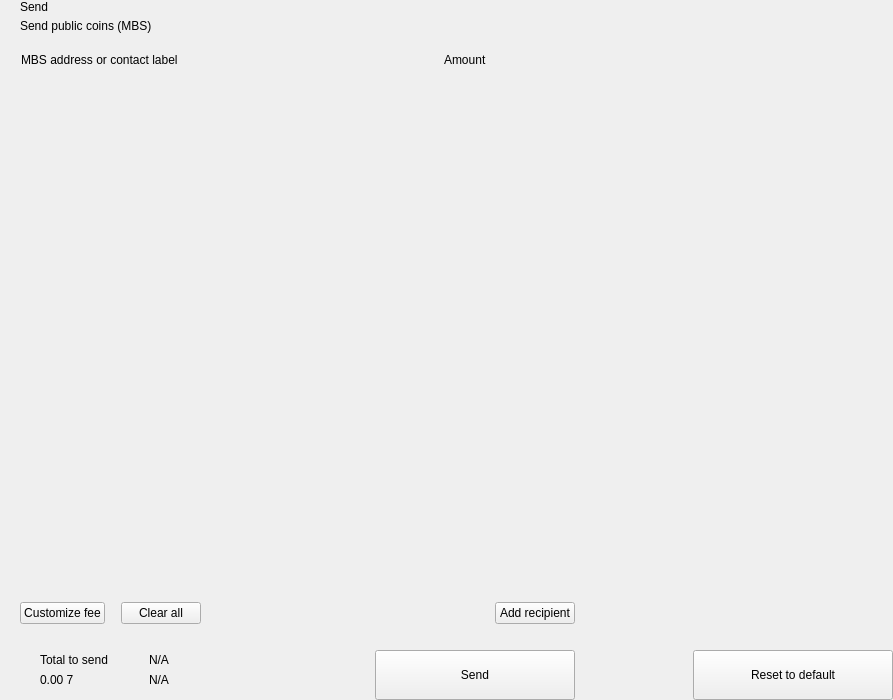
<?xml version="1.0" encoding="UTF-8"?>
<ui version="4.0">
 <class>send</class>
 <widget class="QWidget" name="send">
  <property name="geometry">
   <rect>
    <x>0</x>
    <y>0</y>
    <width>893</width>
    <height>700</height>
   </rect>
  </property>
  <property name="windowTitle">
   <string>Form</string>
  </property>
  <layout class="QHBoxLayout" name="horizontalLayout_2" stretch="2,1">
   <property name="spacing">
    <number>0</number>
   </property>
   <property name="leftMargin">
    <number>0</number>
   </property>
   <property name="topMargin">
    <number>0</number>
   </property>
   <property name="rightMargin">
    <number>0</number>
   </property>
   <property name="bottomMargin">
    <number>0</number>
   </property>
   <item>
    <widget class="QWidget" name="left" native="true">
     <layout class="QVBoxLayout" name="verticalLayout_3">
      <property name="spacing">
       <number>0</number>
      </property>
      <property name="leftMargin">
       <number>0</number>
      </property>
      <property name="topMargin">
       <number>0</number>
      </property>
      <property name="rightMargin">
       <number>0</number>
      </property>
      <property name="bottomMargin">
       <number>0</number>
      </property>
      <item>
       <layout class="QVBoxLayout" name="verticalLayout_22" stretch="0,0,0,1,0,0,0,0">
        <property name="spacing">
         <number>0</number>
        </property>
        <item>
         <layout class="QHBoxLayout" name="horizontalLayout_3">
          <property name="spacing">
           <number>0</number>
          </property>
          <property name="leftMargin">
           <number>20</number>
          </property>
          <property name="rightMargin">
           <number>20</number>
          </property>
          <item>
           <layout class="QVBoxLayout" name="verticalLayout">
            <property name="spacing">
             <number>5</number>
            </property>
            <item>
             <widget class="QLabel" name="labelTitle">
              <property name="text">
               <string>Send</string>
              </property>
              <property name="alignment">
               <set>Qt::AlignLeading|Qt::AlignLeft|Qt::AlignVCenter</set>
              </property>
             </widget>
            </item>
            <item>
             <widget class="QLabel" name="labelSubtitle1">
              <property name="text">
               <string>Send public coins (MBS)</string>
              </property>
             </widget>
            </item>
           </layout>
          </item>
          <item>
           <spacer name="horizontalSpacer">
            <property name="orientation">
             <enum>Qt::Horizontal</enum>
            </property>
            <property name="sizeHint" stdset="0">
             <size>
              <width>40</width>
              <height>20</height>
             </size>
            </property>
           </spacer>
          </item>
         </layout>
        </item>
        <item>
         <spacer name="verticalSpacer_2">
          <property name="orientation">
           <enum>Qt::Vertical</enum>
          </property>
          <property name="sizeType">
           <enum>QSizePolicy::Fixed</enum>
          </property>
          <property name="sizeHint" stdset="0">
           <size>
            <width>20</width>
            <height>20</height>
           </size>
          </property>
         </spacer>
        </item>
        <item>
         <layout class="QHBoxLayout" name="horizontalLayout" stretch="6,0,2">
          <property name="spacing">
           <number>0</number>
          </property>
          <property name="leftMargin">
           <number>10</number>
          </property>
          <property name="topMargin">
           <number>0</number>
          </property>
          <property name="rightMargin">
           <number>20</number>
          </property>
          <property name="bottomMargin">
           <number>0</number>
          </property>
          <item>
           <widget class="QLabel" name="labelSubtitleAddress">
            <property name="styleSheet">
             <string notr="true">margin-left:8px;</string>
            </property>
            <property name="text">
             <string>MBS address or contact label</string>
            </property>
           </widget>
          </item>
          <item>
           <spacer name="horizontalSpacer_3">
            <property name="orientation">
             <enum>Qt::Horizontal</enum>
            </property>
            <property name="sizeType">
             <enum>QSizePolicy::Fixed</enum>
            </property>
            <property name="sizeHint" stdset="0">
             <size>
              <width>40</width>
              <height>1</height>
             </size>
            </property>
           </spacer>
          </item>
          <item>
           <widget class="QLabel" name="labelSubtitleAmount">
            <property name="text">
             <string>Amount</string>
            </property>
           </widget>
          </item>
         </layout>
        </item>
        <item>
         <widget class="QScrollArea" name="scrollArea">
          <property name="minimumSize">
           <size>
            <width>0</width>
            <height>350</height>
           </size>
          </property>
          <property name="styleSheet">
           <string notr="true">#scrollArea {
            background:transparent;
            margin-top:10px;
}</string>
          </property>
          <property name="horizontalScrollBarPolicy">
           <enum>Qt::ScrollBarAlwaysOff</enum>
          </property>
          <property name="sizeAdjustPolicy">
           <enum>QAbstractScrollArea::AdjustIgnored</enum>
          </property>
          <property name="widgetResizable">
           <bool>true</bool>
          </property>
          <property name="alignment">
           <set>Qt::AlignLeading|Qt::AlignLeft|Qt::AlignTop</set>
          </property>
          <widget class="QWidget" name="scrollAreaWidgetContents">
           <property name="geometry">
            <rect>
             <x>0</x>
             <y>0</y>
             <width>591</width>
             <height>16</height>
            </rect>
           </property>
           <property name="sizePolicy">
            <sizepolicy hsizetype="Preferred" vsizetype="Maximum">
             <horstretch>0</horstretch>
             <verstretch>0</verstretch>
            </sizepolicy>
           </property>
           <property name="autoFillBackground">
            <bool>false</bool>
           </property>
           <property name="styleSheet">
            <string notr="true">#scrollAreaWidgetContents {
             background:transparent;
             }</string>
           </property>
           <layout class="QVBoxLayout" name="verticalLayout_7">
            <property name="spacing">
             <number>0</number>
            </property>
            <property name="sizeConstraint">
             <enum>QLayout::SetDefaultConstraint</enum>
            </property>
            <property name="leftMargin">
             <number>0</number>
            </property>
            <property name="topMargin">
             <number>0</number>
            </property>
            <property name="rightMargin">
             <number>0</number>
            </property>
            <property name="bottomMargin">
             <number>0</number>
            </property>
           </layout>
          </widget>
         </widget>
        </item>
        <item>
         <spacer name="verticalSpacer_4">
          <property name="orientation">
           <enum>Qt::Vertical</enum>
          </property>
          <property name="sizeType">
           <enum>QSizePolicy::Fixed</enum>
          </property>
          <property name="sizeHint" stdset="0">
           <size>
            <width>20</width>
            <height>20</height>
           </size>
          </property>
         </spacer>
        </item>
        <item>
         <layout class="QHBoxLayout" name="horizontalLayout_20">
          <property name="spacing">
           <number>6</number>
          </property>
          <property name="leftMargin">
           <number>20</number>
          </property>
          <property name="rightMargin">
           <number>20</number>
          </property>
          <item>
           <widget class="QPushButton" name="pushButtonFee">
            <property name="focusPolicy">
             <enum>Qt::NoFocus</enum>
            </property>
            <property name="text">
             <string>Customize fee</string>
            </property>
           </widget>
          </item>
          <item>
           <spacer name="horizontalSpacer_11">
            <property name="orientation">
             <enum>Qt::Horizontal</enum>
            </property>
            <property name="sizeType">
             <enum>QSizePolicy::Minimum</enum>
            </property>
            <property name="sizeHint" stdset="0">
             <size>
              <width>10</width>
              <height>20</height>
             </size>
            </property>
           </spacer>
          </item>
          <item>
           <widget class="QPushButton" name="pushButtonClear">
            <property name="focusPolicy">
             <enum>Qt::NoFocus</enum>
            </property>
            <property name="layoutDirection">
             <enum>Qt::RightToLeft</enum>
            </property>
            <property name="text">
             <string>Clear all</string>
            </property>
           </widget>
          </item>
          <item>
           <spacer name="horizontalSpacer_2">
            <property name="orientation">
             <enum>Qt::Horizontal</enum>
            </property>
            <property name="sizeHint" stdset="0">
             <size>
              <width>40</width>
              <height>20</height>
             </size>
            </property>
           </spacer>
          </item>
          <item>
           <widget class="QPushButton" name="pushButtonAddRecipient">
            <property name="focusPolicy">
             <enum>Qt::NoFocus</enum>
            </property>
            <property name="text">
             <string>Add recipient</string>
            </property>
           </widget>
          </item>
         </layout>
        </item>
        <item>
         <spacer name="verticalSpacer">
          <property name="orientation">
           <enum>Qt::Vertical</enum>
          </property>
          <property name="sizeType">
           <enum>QSizePolicy::Fixed</enum>
          </property>
          <property name="sizeHint" stdset="0">
           <size>
            <width>20</width>
            <height>16</height>
           </size>
          </property>
         </spacer>
        </item>
        <item>
         <layout class="QHBoxLayout" name="horizontalLayout_7">
          <property name="rightMargin">
           <number>20</number>
          </property>
          <item>
           <layout class="QHBoxLayout" name="horizontalLayout_10">
            <property name="spacing">
             <number>0</number>
            </property>
            <property name="leftMargin">
             <number>8</number>
            </property>
            <item>
             <widget class="QStackedWidget" name="stackedWidget">
              <property name="minimumSize">
               <size>
                <width>0</width>
                <height>60</height>
               </size>
              </property>
              <property name="maximumSize">
               <size>
                <width>16777215</width>
                <height>60</height>
               </size>
              </property>
              <widget class="QWidget" name="page1">
               <layout class="QVBoxLayout" name="verticalLayout_71" stretch="0">
                <property name="spacing">
                 <number>6</number>
                </property>
                <property name="leftMargin">
                 <number>12</number>
                </property>
                <property name="topMargin">
                 <number>0</number>
                </property>
                <property name="rightMargin">
                 <number>0</number>
                </property>
                <property name="bottomMargin">
                 <number>0</number>
                </property>
                <item>
                 <widget class="QWidget" name="coinWidget" native="true">
                  <property name="minimumSize">
                   <size>
                    <width>0</width>
                    <height>60</height>
                   </size>
                  </property>
                  <property name="maximumSize">
                   <size>
                    <width>16777215</width>
                    <height>60</height>
                   </size>
                  </property>
                  <layout class="QHBoxLayout" name="horizontalLayout_9">
                   <property name="spacing">
                    <number>0</number>
                   </property>
                   <property name="leftMargin">
                    <number>20</number>
                   </property>
                   <property name="topMargin">
                    <number>10</number>
                   </property>
                   <property name="rightMargin">
                    <number>20</number>
                   </property>
                   <property name="bottomMargin">
                    <number>10</number>
                   </property>
                   <item>
                    <layout class="QVBoxLayout" name="verticalSend">
                     <property name="spacing">
                      <number>0</number>
                     </property>
                     <item>
                      <widget class="QLabel" name="labelTitleTotalSend">
                       <property name="text">
                        <string>Total to send</string>
                       </property>
                      </widget>
                     </item>
                     <item>
                      <widget class="QLabel" name="labelAmountSend">
                       <property name="text">
                        <string notr="true">0.00 7</string>
                       </property>
                      </widget>
                     </item>
                    </layout>
                   </item>
                   <item>
                    <spacer name="horizontalSpacer_9">
                     <property name="orientation">
                      <enum>Qt::Horizontal</enum>
                     </property>
                     <property name="sizeType">
                      <enum>QSizePolicy::Fixed</enum>
                     </property>
                     <property name="sizeHint" stdset="0">
                      <size>
                       <width>20</width>
                       <height>20</height>
                      </size>
                     </property>
                    </spacer>
                   </item>
                   <item>
                    <widget class="QLabel" name="labelLine">
                     <property name="minimumSize">
                      <size>
                       <width>1</width>
                       <height>0</height>
                      </size>
                     </property>
                     <property name="maximumSize">
                      <size>
                       <width>1</width>
                       <height>16777215</height>
                      </size>
                     </property>
                     <property name="text">
                      <string/>
                     </property>
                    </widget>
                   </item>
                   <item>
                    <spacer name="horizontalSpacer_10">
                     <property name="orientation">
                      <enum>Qt::Horizontal</enum>
                     </property>
                     <property name="sizeType">
                      <enum>QSizePolicy::Fixed</enum>
                     </property>
                     <property name="sizeHint" stdset="0">
                      <size>
                       <width>20</width>
                       <height>20</height>
                      </size>
                     </property>
                    </spacer>
                   </item>
                   <item>
                    <layout class="QVBoxLayout" name="verticalRemaining">
                     <property name="spacing">
                      <number>0</number>
                     </property>
                     <item>
                      <widget class="QLabel" name="labelTitleTotalRemaining">
                       <property name="text">
                        <string notr="true">N/A</string>
                       </property>
                      </widget>
                     </item>
                     <item>
                      <widget class="QLabel" name="labelAmountRemaining">
                       <property name="text">
                        <string notr="true">N/A</string>
                       </property>
                      </widget>
                     </item>
                    </layout>
                   </item>
                  </layout>
                 </widget>
                </item>
               </layout>
              </widget>
              <widget class="QWidget" name="page_2"/>
             </widget>
            </item>
           </layout>
          </item>
          <item>
           <spacer name="horizontalSpacer_5">
            <property name="orientation">
             <enum>Qt::Horizontal</enum>
            </property>
            <property name="sizeType">
             <enum>QSizePolicy::Expanding</enum>
            </property>
            <property name="sizeHint" stdset="0">
             <size>
              <width>40</width>
              <height>20</height>
             </size>
            </property>
           </spacer>
          </item>
          <item alignment="Qt::AlignBottom">
           <widget class="QPushButton" name="pushButtonSave">
            <property name="minimumSize">
             <size>
              <width>200</width>
              <height>50</height>
             </size>
            </property>
            <property name="maximumSize">
             <size>
              <width>200</width>
              <height>50</height>
             </size>
            </property>
            <property name="focusPolicy">
             <enum>Qt::NoFocus</enum>
            </property>
            <property name="text">
             <string>Send</string>
            </property>
           </widget>
          </item>
         </layout>
        </item>
       </layout>
      </item>
     </layout>
    </widget>
   </item>
   <item>
    <widget class="QWidget" name="right" native="true">
     <layout class="QVBoxLayout" name="verticalLayout_5">
      <property name="leftMargin">
       <number>0</number>
      </property>
      <property name="topMargin">
       <number>0</number>
      </property>
      <property name="rightMargin">
       <number>0</number>
      </property>
      <property name="bottomMargin">
       <number>0</number>
      </property>
      <item>
       <layout class="QVBoxLayout" name="verticalLayout_4">
        <property name="spacing">
         <number>6</number>
        </property>
        <item>
         <widget class="OptionButton" name="btnCoinControl" native="true">
          <property name="minimumSize">
           <size>
            <width>0</width>
            <height>50</height>
           </size>
          </property>
         </widget>
        </item>
        <item>
         <widget class="OptionButton" name="btnChangeAddress" native="true">
          <property name="minimumSize">
           <size>
            <width>0</width>
            <height>50</height>
           </size>
          </property>
         </widget>
        </item>
        <item>
         <widget class="OptionButton" name="btnUri" native="true">
          <property name="minimumSize">
           <size>
            <width>0</width>
            <height>50</height>
           </size>
          </property>
         </widget>
        </item>
        <item>
         <spacer name="verticalSpacer_5">
          <property name="orientation">
           <enum>Qt::Vertical</enum>
          </property>
          <property name="sizeHint" stdset="0">
           <size>
            <width>20</width>
            <height>40</height>
           </size>
          </property>
         </spacer>
        </item>
        <item>
         <layout class="QHBoxLayout" name="horizontalLayout_8">
          <item>
           <spacer name="horizontalSpacer_7">
            <property name="orientation">
             <enum>Qt::Horizontal</enum>
            </property>
            <property name="sizeHint" stdset="0">
             <size>
              <width>40</width>
              <height>20</height>
             </size>
            </property>
           </spacer>
          </item>
          <item>
           <widget class="QPushButton" name="pushButtonReset">
            <property name="minimumSize">
             <size>
              <width>200</width>
              <height>50</height>
             </size>
            </property>
            <property name="maximumSize">
             <size>
              <width>200</width>
              <height>50</height>
             </size>
            </property>
            <property name="focusPolicy">
             <enum>Qt::NoFocus</enum>
            </property>
            <property name="text">
             <string>Reset to default</string>
            </property>
           </widget>
          </item>
         </layout>
        </item>
       </layout>
      </item>
     </layout>
    </widget>
   </item>
  </layout>
 </widget>
 <customwidgets>
  <customwidget>
   <class>OptionButton</class>
   <extends>QWidget</extends>
   <header>qt/pivx/optionbutton.h</header>
   <container>1</container>
  </customwidget>
 </customwidgets>
 <resources/>
 <connections/>
</ui>
